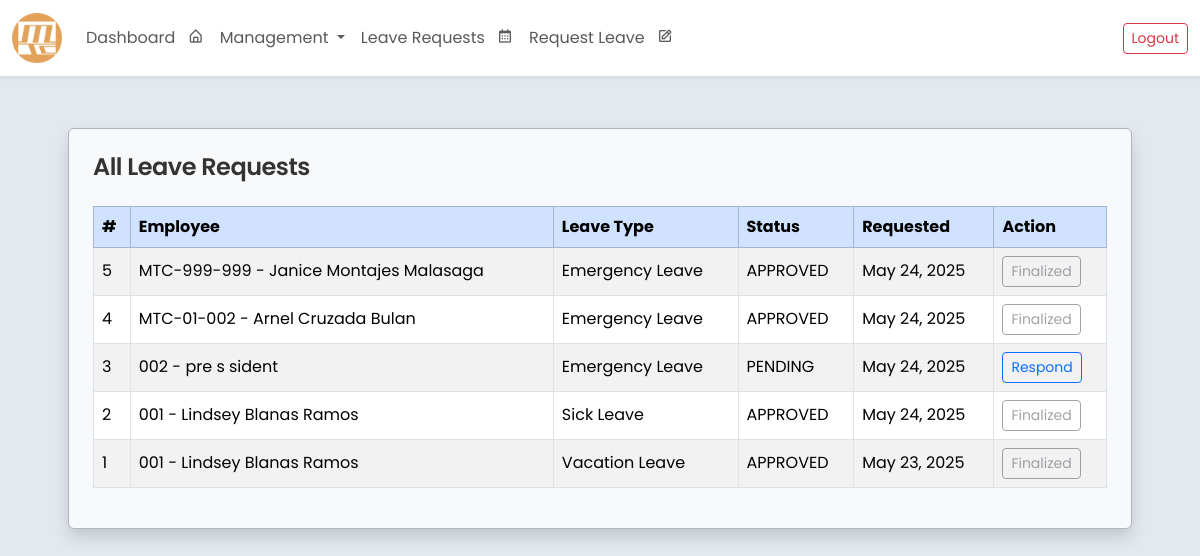
Screenshot of /gen_leave/ (signed in) with the database file from the repository.
### core/models.py (models this page shows, shortened)
class LeaveRequest(models.Model):
    class LeaveType(models.TextChoices):
        SICK = 'SICK', 'Sick Leave'
        MATERNITY = 'MATERNITY', 'Maternity Leave'
        PATERNITY = 'PATERNITY', 'Paternity Leave'
        VACATION = 'VACATION', 'Vacation Leave'
        EMERGENCY = 'EMERGENCY', 'Emergency Leave'
    class ApprovalStatus(models.TextChoices):
        PENDING = 'PENDING', 'PENDING'
        APPROVED = 'APPROVED', 'APPROVED'
        REJECTED = 'REJECTED', 'REJECTED'
    employee = models.ForeignKey('Employee', on_delete=models.CASCADE, related_name='leave_requests')
    leave_number = models.PositiveIntegerField(unique=True, editable=False)
    leave_dates = JSONField(default=list, blank=True, null=True)
    reason_for_leave = models.TextField()
    leave_type = models.CharField(max_length=20, choices=LeaveType.choices)
    remarks = models.TextField(blank=True, null=True)
    leave_credit_deduction = models.PositiveIntegerField(default=0)
    deduction_applied = models.BooleanField(default=False)
    department_approval = models.CharField(max_length=10, choices=ApprovalStatus.choices, default=ApprovalStatus.PENDING)
    hr_approval = models.CharField(max_length=10, choices=ApprovalStatus.choices, default=ApprovalStatus.PENDING)
    president_approval = models.CharField(max_length=10, choices=ApprovalStatus.choices, default=ApprovalStatus.PENDING)
    status = models.CharField(max_length=10, choices=ApprovalStatus.choices, default=ApprovalStatus.PENDING)
    created_at = models.DateTimeField(auto_now_add=True)

class Employee(models.Model):
    SEX_CHOICES = [
        ('Male', 'Male'),
        ('Female', 'Female'),
        ('Other', 'Prefer not to Say'),
    ]
    ROLE_CHOICES = [
        ('Regular Employee', 'Regular Employee'),
        ('Department Head', 'Department Head'),
        ('Admin(HR)', 'Admin(HR)'),
        ('Supervisor', 'Supervisor'),
        ('President', 'President')
    ]
    employee_id = models.AutoField(primary_key=True)
    company_id = models.CharField(max_length=20, blank=False, unique=True)
    first_name = models.CharField(max_length=100, blank=False)
    middle_name = models.CharField(max_length=100, blank=True, null=True)
    last_name = models.CharField(max_length=100, blank=False)
    sex = models.CharField(max_length=20, choices=SEX_CHOICES, blank=False)
    role = models.CharField(max_length=20, choices=ROLE_CHOICES, default='Regular Employee', blank=False)
    department = models.ForeignKey(
        Department,
        related_name="employees",
        on_delete=models.SET_NULL,
        null=True,
        blank=True
    )
    contact_number = models.CharField(max_length=15, blank=False)
    date_employed = models.DateField()
    leave_credits = models.IntegerField(default=0, blank=False)
    leave_credits2 = models.IntegerField(default=0, blank=False)
    user_account = models.OneToOneField(User, on_delete=models.SET_NULL, null=True, blank=True, related_name='employee')
    class Meta:
        ordering = ['last_name', 'first_name']
        verbose_name = 'Employee'
        verbose_name_plural = 'Employees'
        db_table = 'employee_table'
        constraints = [
            models.CheckConstraint(
                check=models.Q(leave_credits__gte=0),
                name='positive_leave_credits',
            ),
        ]
    def __str__(self):
        return f"{self.company_id} - {self.first_name} {self.middle_name if self.middle_name else ''} {self.last_name}"

### core/views.py (the view)
# urls.py: path('gen_leave/', views.gen_leave, name='gen_leave'),
def gen_leave(request):
    user = request.user
    role = user.employee.role
    department = user.employee.department
    if role == "President" or department.name == "Human Resources":
        leave_requests = LeaveRequest.objects.select_related('employee').order_by('-created_at')
    else:
        leave_requests = LeaveRequest.objects.select_related('employee').filter(employee__department=department).order_by('-created_at')
    return render(request, 'leave_response_general.html', {'leave_requests': leave_requests})

### core/templates/leave_response_general.html (shortened to what this page needs)
<!DOCTYPE html>
<html lang="en">
{% extends 'base.html' %}
    {% load static %}
    {% block content %}
    <div class="row px-5">
    <div class="p-2 d-flex w-100">
        <div class="d-flex flex-column border border-dark-subtle p-4 rounded shadow w-100 bg-light">
            <h4 class="mb-4">All Leave Requests</h4>
            {% if leave_requests %}
                <div class="table-responsive">
                    <table class="table table-bordered table-striped align-middle">
                        <thead class="table-primary">
                            <tr>
                                <th>#</th>
                                <th>Employee</th>
                                <th>Leave Type</th>
                                <th>Status</th>
                                <th>Requested</th>
                                <th>Action</th>
                            </tr>
                        </thead>
                        <tbody>
                            {% for leave in leave_requests %}
                                <tr>
                                    <td>{{ leave.leave_number }}</td>
                                    <td>{{ leave.employee }}</td>
                                    <td>{{ leave.get_leave_type_display }}</td>
                                    <td>{{ leave.status }}</td>
                                    <td>{{ leave.created_at|date:"M d, Y" }}</td>
                                    <td>
                                        {% if leave.deduction_applied %}
                                            <button class="btn btn-sm btn-outline-secondary" disabled>
                                                Finalized
                                            </button>
                                        {% else %}
                                            <a href="{% url 'respond_leave_request' leave.id %}" class="btn btn-sm btn-outline-primary">
                                                Respond
                                            </a>
                                        {% endif %}
                                    </td>
                                </tr>
                            {% endfor %}
                        </tbody>
                    </table>
                </div>
            {% else %}
                <div class="text-muted">No leave requests available.</div>
            {% endif %}
        </div>
    </div>
</div>
    {% endblock %}

### core/templates/base.html (style rules this page uses)
body { font-family: 'Poppins', sans-serif; font-size: 1rem; color: #333; background-color:rgb(228, 233, 240); }
h1, h2, h3, h4, h5, h6 { font-weight: 600; letter-spacing: -0.5px; }

### rows the page displays
LeaveRequest: leave_number "5", employee "MTC-999-999 - Janice Montajes Malasaga", leave_type "Emergency Leave", status "APPROVED", created_at "May 24, 2025", deduction_applied "Finalized"
LeaveRequest: leave_number "4", employee "MTC-01-002 - Arnel Cruzada Bulan", leave_type "Emergency Leave", status "APPROVED", created_at "May 24, 2025", deduction_applied "Finalized"
LeaveRequest: leave_number "3", employee "002 - pre s sident", leave_type "Emergency Leave", status "PENDING", created_at "May 24, 2025", deduction_applied "Respond"
LeaveRequest: leave_number "2", employee "001 - Lindsey Blanas Ramos", leave_type "Sick Leave", status "APPROVED", created_at "May 24, 2025", deduction_applied "Finalized"
LeaveRequest: leave_number "1", employee "001 - Lindsey Blanas Ramos", leave_type "Vacation Leave", status "APPROVED", created_at "May 23, 2025", deduction_applied "Finalized"
